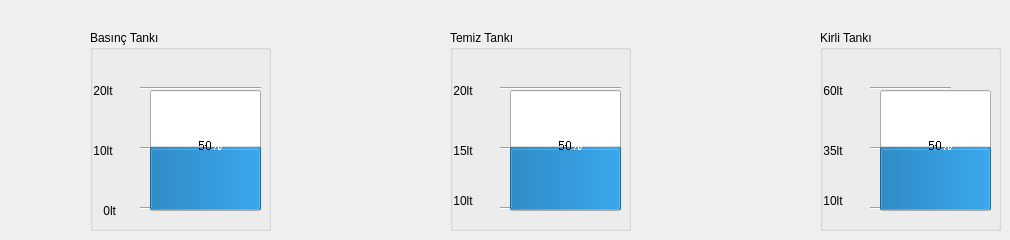
          <widget class="QWidget" name="detailsBottomTankLevels">
           <widget class="QGroupBox" name="groupBox_6">
            <property name="geometry">
             <rect>
              <x>820</x>
              <y>30</y>
              <width>181</width>
              <height>201</height>
             </rect>
            </property>
            <property name="title">
             <string>Kirli Tankı</string>
            </property>
            <widget class="Line" name="line_27">
             <property name="geometry">
              <rect>
               <x>50</x>
               <y>50</y>
               <width>81</width>
               <height>16</height>
              </rect>
             </property>
             <property name="orientation">
              <enum>Qt::Horizontal</enum>
             </property>
            </widget>
            <widget class="Line" name="line_29">
             <property name="geometry">
              <rect>
               <x>50</x>
               <y>170</y>
               <width>81</width>
               <height>16</height>
              </rect>
             </property>
             <property name="orientation">
              <enum>Qt::Horizontal</enum>
             </property>
            </widget>
            <widget class="QLabel" name="label_43">
             <property name="geometry">
              <rect>
               <x>0</x>
               <y>50</y>
               <width>51</width>
               <height>21</height>
              </rect>
             </property>
             <property name="text">
              <string> 60lt</string>
             </property>
            </widget>
            <widget class="QLabel" name="label_44">
             <property name="geometry">
              <rect>
               <x>0</x>
               <y>110</y>
               <width>51</width>
               <height>21</height>
              </rect>
             </property>
             <property name="text">
              <string> 35lt</string>
             </property>
            </widget>
            <widget class="Line" name="line_30">
             <property name="geometry">
              <rect>
               <x>50</x>
               <y>110</y>
               <width>81</width>
               <height>16</height>
              </rect>
             </property>
             <property name="orientation">
              <enum>Qt::Horizontal</enum>
             </property>
            </widget>
            <widget class="QProgressBar" name="pbDirtyTankLevel">
             <property name="geometry">
              <rect>
               <x>60</x>
               <y>60</y>
               <width>111</width>
               <height>121</height>
              </rect>
             </property>
             <property name="sizePolicy">
              <sizepolicy hsizetype="Minimum" vsizetype="Minimum">
               <horstretch>0</horstretch>
               <verstretch>0</verstretch>
              </sizepolicy>
             </property>
             <property name="font">
              <font>
               <stylestrategy>NoAntialias</stylestrategy>
              </font>
             </property>
             <property name="layoutDirection">
              <enum>Qt::LeftToRight</enum>
             </property>
             <property name="value">
              <number>50</number>
             </property>
             <property name="alignment">
              <set>Qt::AlignJustify|Qt::AlignVCenter</set>
             </property>
             <property name="textVisible">
              <bool>true</bool>
             </property>
             <property name="orientation">
              <enum>Qt::Vertical</enum>
             </property>
             <property name="invertedAppearance">
              <bool>false</bool>
             </property>
             <property name="textDirection">
              <enum>QProgressBar::TopToBottom</enum>
             </property>
            </widget>
            <widget class="QLabel" name="label_45">
             <property name="geometry">
              <rect>
               <x>0</x>
               <y>160</y>
               <width>51</width>
               <height>21</height>
              </rect>
             </property>
             <property name="text">
              <string> 10lt</string>
             </property>
            </widget>
            <zorder>line_27</zorder>
            <zorder>line_29</zorder>
            <zorder>line_30</zorder>
            <zorder>pbDirtyTankLevel</zorder>
            <zorder>label_45</zorder>
            <zorder>label_44</zorder>
            <zorder>label_43</zorder>
           </widget>
           <widget class="QGroupBox" name="gbCleanTankLevel">
            <property name="geometry">
             <rect>
              <x>450</x>
              <y>30</y>
              <width>181</width>
              <height>201</height>
             </rect>
            </property>
            <property name="title">
             <string>Temiz Tankı</string>
            </property>
            <widget class="Line" name="line_31">
             <property name="geometry">
              <rect>
               <x>50</x>
               <y>110</y>
               <width>81</width>
               <height>16</height>
              </rect>
             </property>
             <property name="orientation">
              <enum>Qt::Horizontal</enum>
             </property>
            </widget>
            <widget class="QLabel" name="label_46">
             <property name="geometry">
              <rect>
               <x>0</x>
               <y>50</y>
               <width>51</width>
               <height>21</height>
              </rect>
             </property>
             <property name="text">
              <string> 20lt</string>
             </property>
            </widget>
            <widget class="Line" name="line_32">
             <property name="geometry">
              <rect>
               <x>50</x>
               <y>50</y>
               <width>121</width>
               <height>16</height>
              </rect>
             </property>
             <property name="orientation">
              <enum>Qt::Horizontal</enum>
             </property>
            </widget>
            <widget class="Line" name="line_33">
             <property name="geometry">
              <rect>
               <x>50</x>
               <y>170</y>
               <width>81</width>
               <height>16</height>
              </rect>
             </property>
             <property name="orientation">
              <enum>Qt::Horizontal</enum>
             </property>
            </widget>
            <widget class="QProgressBar" name="pbCleanTankLevel">
             <property name="geometry">
              <rect>
               <x>60</x>
               <y>60</y>
               <width>111</width>
               <height>121</height>
              </rect>
             </property>
             <property name="sizePolicy">
              <sizepolicy hsizetype="Minimum" vsizetype="Minimum">
               <horstretch>0</horstretch>
               <verstretch>0</verstretch>
              </sizepolicy>
             </property>
             <property name="font">
              <font>
               <stylestrategy>NoAntialias</stylestrategy>
              </font>
             </property>
             <property name="layoutDirection">
              <enum>Qt::LeftToRight</enum>
             </property>
             <property name="value">
              <number>50</number>
             </property>
             <property name="alignment">
              <set>Qt::AlignJustify|Qt::AlignVCenter</set>
             </property>
             <property name="textVisible">
              <bool>true</bool>
             </property>
             <property name="orientation">
              <enum>Qt::Vertical</enum>
             </property>
             <property name="invertedAppearance">
              <bool>false</bool>
             </property>
             <property name="textDirection">
              <enum>QProgressBar::TopToBottom</enum>
             </property>
            </widget>
            <widget class="QLabel" name="label_47">
             <property name="geometry">
              <rect>
               <x>0</x>
               <y>160</y>
               <width>51</width>
               <height>21</height>
              </rect>
             </property>
             <property name="text">
              <string> 10lt</string>
             </property>
            </widget>
            <widget class="QLabel" name="label_48">
             <property name="geometry">
              <rect>
               <x>0</x>
               <y>110</y>
               <width>51</width>
               <height>21</height>
              </rect>
             </property>
             <property name="text">
              <string> 15lt</string>
             </property>
            </widget>
            <zorder>line_31</zorder>
            <zorder>line_32</zorder>
            <zorder>line_33</zorder>
            <zorder>pbCleanTankLevel</zorder>
            <zorder>label_47</zorder>
            <zorder>label_46</zorder>
            <zorder>label_48</zorder>
           </widget>
           <widget class="QGroupBox" name="groupBox_8">
            <property name="geometry">
             <rect>
              <x>90</x>
              <y>30</y>
              <width>181</width>
              <height>201</height>
             </rect>
            </property>
            <property name="title">
             <string>Basınç Tankı</string>
            </property>
            <widget class="Line" name="line_34">
             <property name="geometry">
              <rect>
               <x>50</x>
               <y>50</y>
               <width>121</width>
               <height>16</height>
              </rect>
             </property>
             <property name="orientation">
              <enum>Qt::Horizontal</enum>
             </property>
            </widget>
            <widget class="QLabel" name="label_49">
             <property name="geometry">
              <rect>
               <x>10</x>
               <y>170</y>
               <width>41</width>
               <height>21</height>
              </rect>
             </property>
             <property name="text">
              <string> 0lt</string>
             </property>
            </widget>
            <widget class="QLabel" name="label_50">
             <property name="geometry">
              <rect>
               <x>0</x>
               <y>110</y>
               <width>51</width>
               <height>21</height>
              </rect>
             </property>
             <property name="text">
              <string> 10lt</string>
             </property>
            </widget>
            <widget class="QLabel" name="label_51">
             <property name="geometry">
              <rect>
               <x>0</x>
               <y>50</y>
               <width>51</width>
               <height>21</height>
              </rect>
             </property>
             <property name="text">
              <string> 20lt</string>
             </property>
            </widget>
            <widget class="Line" name="line_35">
             <property name="geometry">
              <rect>
               <x>50</x>
               <y>170</y>
               <width>81</width>
               <height>16</height>
              </rect>
             </property>
             <property name="orientation">
              <enum>Qt::Horizontal</enum>
             </property>
            </widget>
            <widget class="Line" name="line_36">
             <property name="geometry">
              <rect>
               <x>50</x>
               <y>110</y>
               <width>81</width>
               <height>16</height>
              </rect>
             </property>
             <property name="orientation">
              <enum>Qt::Horizontal</enum>
             </property>
            </widget>
            <widget class="QProgressBar" name="pbExpansionTankLevel">
             <property name="geometry">
              <rect>
               <x>60</x>
               <y>60</y>
               <width>111</width>
               <height>121</height>
              </rect>
             </property>
             <property name="sizePolicy">
              <sizepolicy hsizetype="Minimum" vsizetype="Minimum">
               <horstretch>0</horstretch>
               <verstretch>0</verstretch>
              </sizepolicy>
             </property>
             <property name="font">
              <font>
               <stylestrategy>NoAntialias</stylestrategy>
              </font>
             </property>
             <property name="layoutDirection">
              <enum>Qt::LeftToRight</enum>
             </property>
             <property name="value">
              <number>50</number>
             </property>
             <property name="alignment">
              <set>Qt::AlignJustify|Qt::AlignVCenter</set>
             </property>
             <property name="textVisible">
              <bool>true</bool>
             </property>
             <property name="orientation">
              <enum>Qt::Vertical</enum>
             </property>
             <property name="invertedAppearance">
              <bool>false</bool>
             </property>
             <property name="textDirection">
              <enum>QProgressBar::TopToBottom</enum>
             </property>
            </widget>
            <zorder>line_34</zorder>
            <zorder>line_35</zorder>
            <zorder>line_36</zorder>
            <zorder>pbExpansionTankLevel</zorder>
            <zorder>label_50</zorder>
            <zorder>label_49</zorder>
            <zorder>label_51</zorder>
           </widget>
          </widget>
